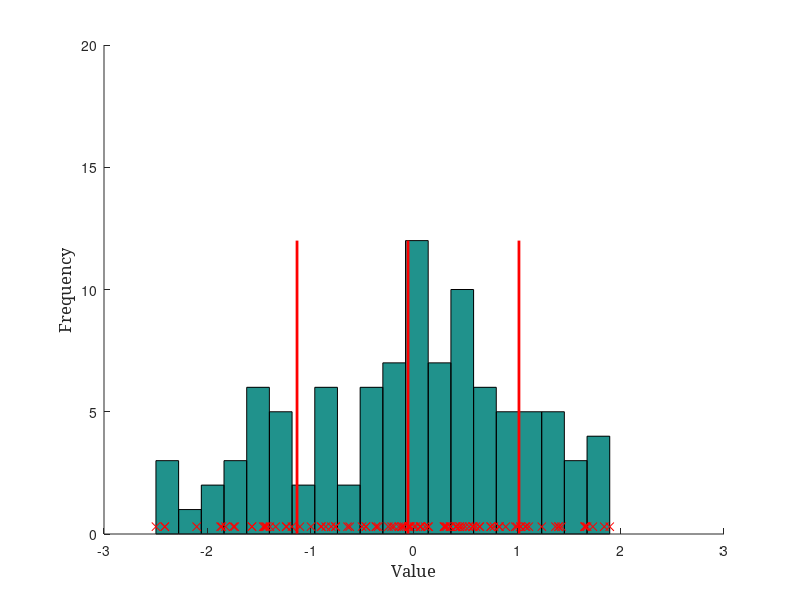
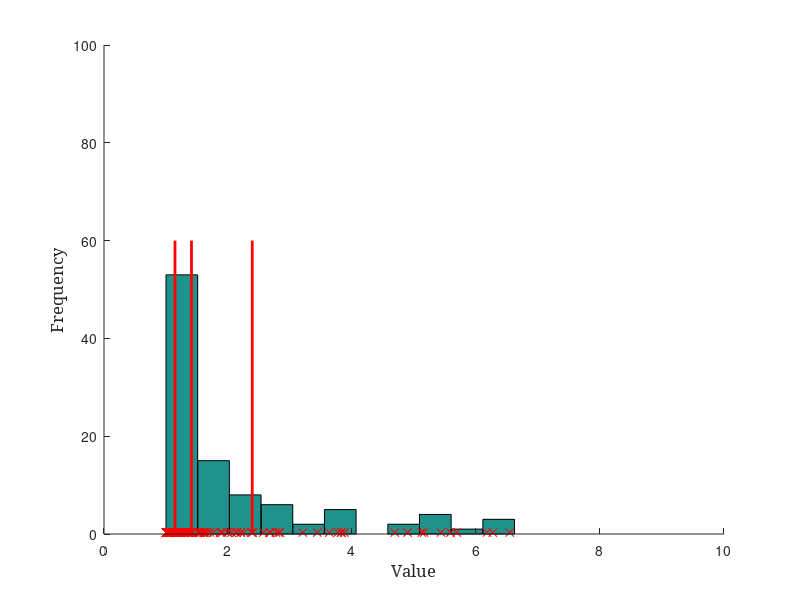
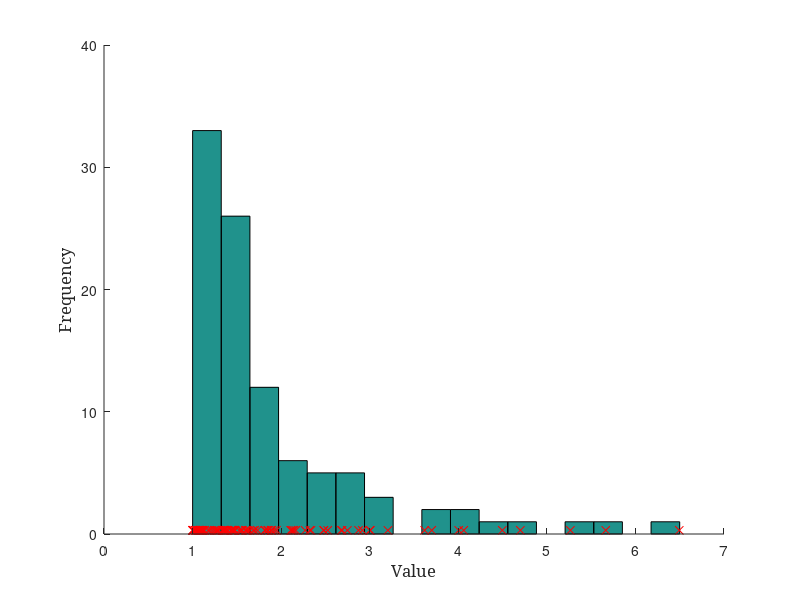

The MATLAB script that drew these images, in order: (Note: this script raises an error after producing the figures.)
% Experimental Data Analysis: Lecture 2
close all, clear all, clc

%% MATLAB EXAMPLE 1 %%
% generate data for normal distribution

data = randn(1,100); % generate random data for normal distribution

% make a figure
figure();
hist(data, 20);
ax = axis;
hold on

% plot a data
plot(data,0.3,'rx')

% set a figure properties
set(gca, 'Box', 'off')
set(gca, 'YLim', [0, 20])
set(gca, 'XLim', [-3, 3])
ylabel ('Frequency','FontSize',12, 'FontName','Georgia')
xlabel ('Value','FontSize',12, 'FontName','Georgia')

% compute basic data summary metrics
mn = mean(data);  % compute mean
sd = std(data);   % compute standard deviation
mabsdev = mad(data);    % compute mean absolute deviation
mabsdev = mad(data,1);    % compute median absolute deviation

% plot lines showing mean and +/- 1 std dev
h1 = plot([mn mn],      ax(3:4),'r-','LineWidth',2);
h2 = plot([mn-sd mn-sd],ax(3:4),'r-','LineWidth',2);
h3 = plot([mn+sd mn+sd],ax(3:4),'r-','LineWidth',2);
  % plot lines showing percentiles

%% generate data for non-normal distribution

data = (randn(1,100)).^2 + 1;  % generate random data for normal distribution

% make a figure
figure();
hist(data, 20);
ax = axis;
hold on

% plot a data
plot(data,0.3,'rx')

% set a figure properties
set(gca, 'Box', 'off')
set(gca, 'YLim', [0, 100])
set(gca, 'XLim', [0, 10])
ylabel ('Frequency','FontSize',12, 'FontName','Georgia')
xlabel ('Value','FontSize',12, 'FontName','Georgia')

% compute basic data summary metrics
med = median(data); % compute median
ptiles = prctile(data,[25 75]);  % compute 25th and 75th percentiles
% ptiles = iqr(data) % compute interquartile range, Q1-Q3, 25th-75th percentile

% plot lines showing mean and +/- 1 std dev
h1 = plot([med med],             ax(3:4),'r-','LineWidth',2);
h2 = plot([ptiles(1) ptiles(1)], ax(3:4),'r-','LineWidth',2);
h3 = plot([ptiles(2) ptiles(2)], ax(3:4),'r-','LineWidth',2);

%% MATLAB EXAMPLE 2 %%
% trimmed mean

data = (randn(1,100)).^2 + 1;  % generate random data for normal distribution

% make a figure
figure();
hist(data, 20);
ax = axis;
hold on

% plot a data
plot(data,0.3,'rx')

% set a figure properties
set(gca, 'Box', 'off')
set(gca, 'YLim', [0, 40])
set(gca, 'XLim', [0, 7])
ylabel ('Frequency','FontSize',12, 'FontName','Georgia')
xlabel ('Value','FontSize',12, 'FontName','Georgia')

% compute basic data summary metrics
med = median(data); % compute median
mn = mean(data);

% compute mean value while excluding the highets and lowest k data values,
% where k=n*(percent/100)/2
percent = 25;
trimmedmean = trimmean(data, percent); 

% plot lines showing mean and +/- 1 std dev
h1 = plot([med med], ax(3:4),'r-','LineWidth',2);
h2 = plot([mn mn], ax(3:4),'k-','LineWidth',2);
h3 = plot([trimmedmean trimmedmean], ax(3:4),'g-','LineWidth',2);

%% MATLAB EXAMPLE 3 %%
% generate probability density function
mn = 0;
sigma = 1;
X = [-4:0.1:4];
y = normpdf(X,mn,sigma);
plot(X,y,'r','LineWidth',2)
ylabel ('p(x)','FontSize',12, 'FontName','Georgia')
xlabel ('x','FontSize',12, 'FontName','Georgia')

%% MATLAB EXAMPLE 4 %%
% generate skewed distribution
% r = pearsrnd(mu,sigma,skew,kurt,m,n)
clc
data = pearsrnd(0,1,0,3,1000,1); % generate random data for normal distribution

% make a figure
figure();
hist(data, 20);
ax = axis;
hold on

% set a figure properties
set(gca, 'Box', 'off')
% set(gca, 'YLim', [0, 20])
% set(gca, 'XLim', [-3, 3])
ylabel ('Frequency','FontSize',12, 'FontName','Georgia')
xlabel ('Value','FontSize',12, 'FontName','Georgia')

skewness(data) % compute skewness
kurtosis(data) % compute curtosis

%% MATLAB EXAMPLE 5 %%
% graphical representation of data with normal distribution

subplot(121)
data = randn(1,100); % generate random data for normal distribution
[counts, bins] = hist(data, 20);
barh(bins,counts)% plot horizontal histogram


set(gca, 'XLim', [0, 20])
set(gca, 'YLim', [-3, 3])

subplot(122)
mn = mean(data);  % compute mean
sd = std(data);   % compute standard deviation
errorbar(10,mn,sd,'^','MarkerSize', 11,'Linestyle','--', 'linewidth', 1,'MarkerFaceColor','b','Color','k') % plot errorbar

set(gca, 'XLim', [0, 20])
set(gca, 'YLim', [-3, 3])

sem=std(data)/sqrt(length(data)); % compute standard error of the mean
ci = sem * 1.96; % compute 95% confidence interval

%% MATLAB EXAMPLE 6 %%
% graphical representation of data with non-normal distribution
data = (randn(1,100)).^2 + 1;  % generate random data for non-normal distribution

figure(), boxplot(data); % box plot

%% MATLAB EXAMPLE 7 %%
% bootstrapping
data = (randn(1,20)).^2 + 1;  % generate random data for non-normal distribution
hist(data) % plot a data
median(data)

m = bootstrp(10,@median,data); % bootstrapping the median
figure(), hist(m); % plot a data
median(m)

%% MATLAB EXAMPLE 8 %%
% kernel density estimation
data = (randn(1,200)).^2 + 1;  % generate random data for normal distribution
X = [0:0.1:20]; % generate time vector
plot(data,0.05,'rx')
hold on
[f,x] = ksdensity(data,X); % estimation of probability distribution via kernel density estimation 
% f = f/sum(f); % normalize distribution to the area of 1
plot(X,f,'k','LineWidth',2) % plotting the resulting probability distribution 

